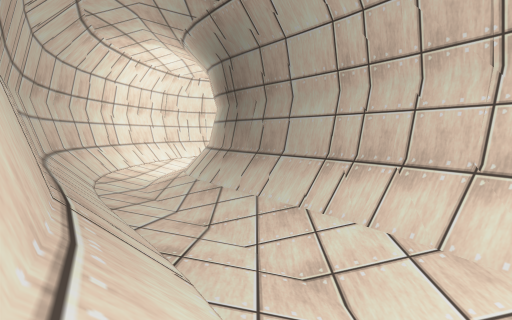
View 1 (above)

16 first-person views from a walk through a Unity game level. The camera is 0.68 m above the floor, tilts 6° down and sees 90° across. The floor is counted in squares, 1 m on a side. Each view is taken from the middle of a square. On the plan, view 1 faces up. The plan holds only what a view shows up to about 9 squares ahead; the rest is blank. The place goes on beyond the plan. The player character is not drawn. Surface patterns are stand-ins for the level's own textures.

View 2
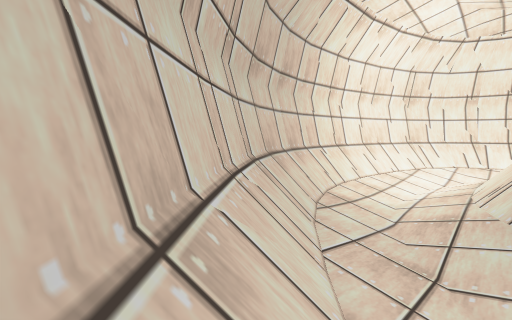

View 3
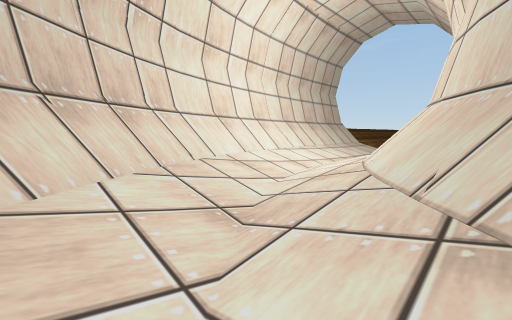

View 4
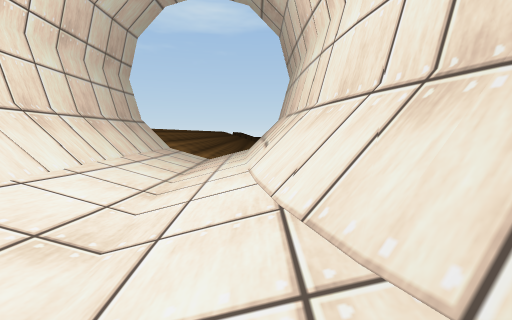

View 5
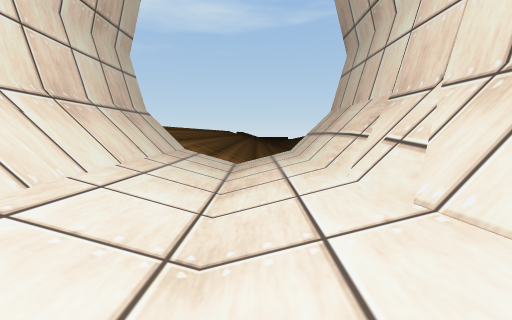

View 6
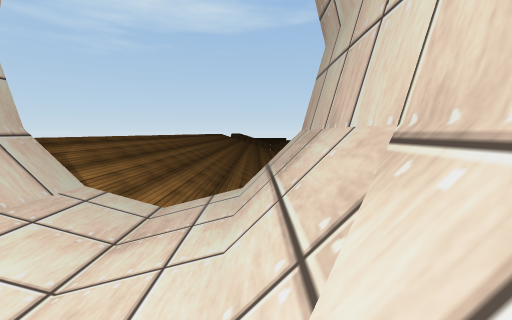

View 7
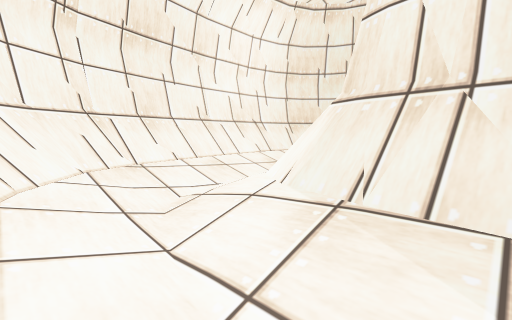

View 8
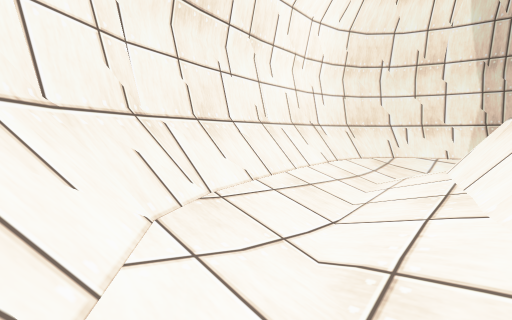

View 9
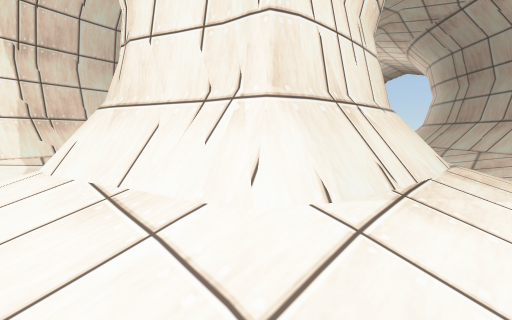

View 10
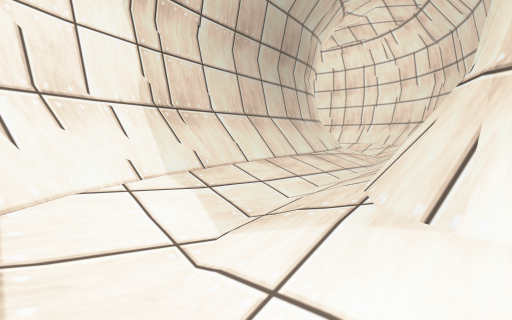

View 11
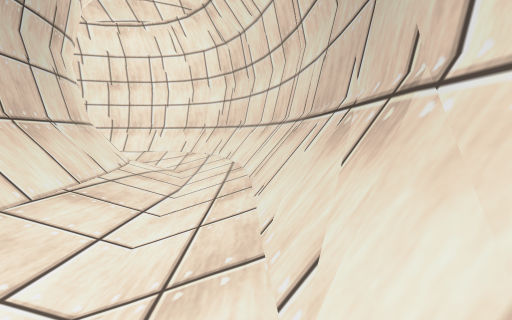

View 12
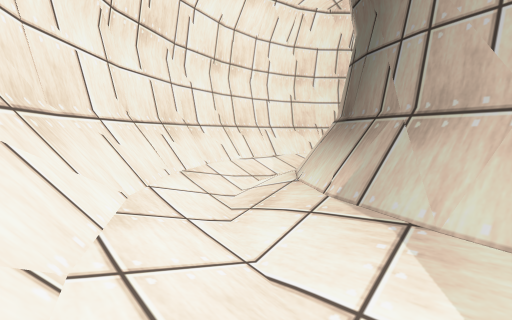

View 13
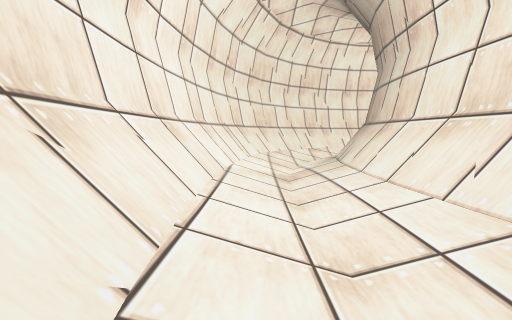

View 14
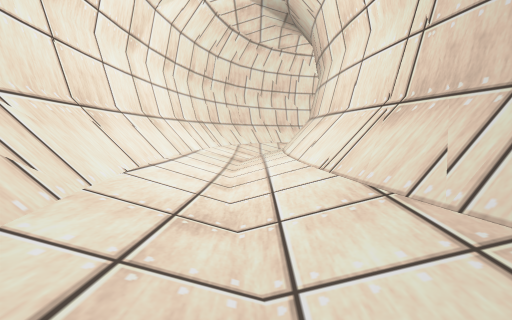

View 15
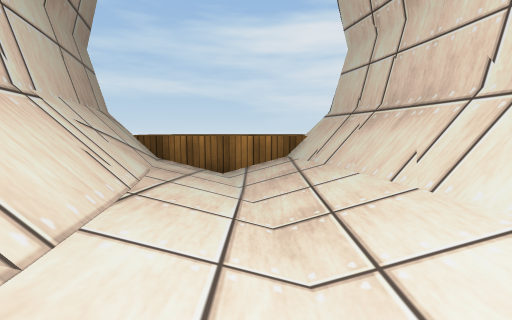

View 16
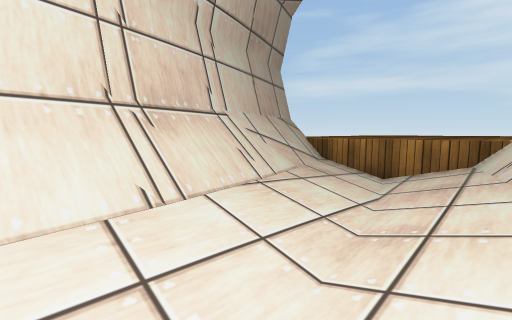

### Floor plan
Key: @ floor where view 1 was taken; # wall or solid block; . main floor; : floor 0.05 m higher than the main floor; - floor 0.05 m lower than the main floor; + floor 0.1 m higher than the main floor; * floor 0.15 m higher than the main floor; % floor 0.2 m higher than the main floor; / step, stairs or slope; = window, fence, low wall or low ledge; v drop or lower ground; O other object.
Columns run from 5 left of view 1 to 12 right of it. Each row starts with its distance up from view 1.
 17             #/./=#
 16             #/+/##
 15  #########  ##%-=#
 14  ##/+:./##   #=./#
 13 ##/./////#   ##.*#
 12 #/-/###//##  ##:+#
 11 #//####=-##   #:+#
 10 #:/#  ##-=#   #:/#
  9 #:+#  ##-/#  ##//#
  8 #+/#####//#  ##./#
  7 #/-/####//## #/.##
  6 #///=###/.####//##
  5 ##///=###// =//##
  4  #O/./####////##
  3  ##//./########
  2   ##O/-/##
  1    ##///##
  0     #@*-=#
 -1     ##/-/#
 -2      #/.*#
 -3      #/:+#
 -4      #/:+##
 -5      #/:+##
 -6      #/:+##
 -7      vvvv%v
 -8        vvvv
 -9        vvvvv

Where each view was taken, in squares from view 1:
view 1: 0 up, 0 right, facing up
view 2: 3 up, 2 left, facing up-left
view 3: 4 up, 1 left, facing down-right
view 4: 1 up, 1 right, facing down
view 5: 1 down, 2 right, facing down
view 6: 3 down, 1 right, facing down
view 7: 10 up, 4 left, facing up-right
view 8: 12 up, 4 left, facing up-right
view 9: 13 up, 3 left, facing down-right
view 10: 14 up, 1 right, facing down-right
view 11: 12 up, 2 right, facing down
view 12: 8 up, 11 right, facing down-left
view 13: 14 up, 11 right, facing down
view 14: 16 up, 10 right, facing down
view 15: 12 up, 10 right, facing up
view 16: 12 up, 11 right, facing up-left
